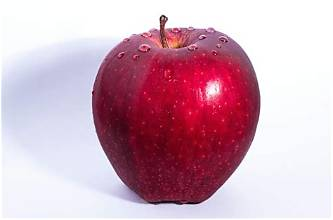
#> input picture Day30/dataset/objects/apple.jpg, 333 x 220 px; its folder holds only this picture in this run
$ python watershed.py
#> lines starting #> are read from the running program, lines starting #| are printed output that depends on the picture; after the words box and inside, x2 and y2 are one past the last pixel; in counts of white or black regions, pixels touching at a corner belong together

import cv2
import os
import numpy as np

# Main project folder
BASE_DIR = os.path.dirname(os.path.dirname(os.path.abspath(__file__)))

DATASET_DIR = os.path.join(BASE_DIR, "dataset", "objects")
OUTPUT_DIR = os.path.join(BASE_DIR, "outputs", "watershed")

os.makedirs(OUTPUT_DIR, exist_ok=True)


def apply_watershed(image_path):

#> called with image_path = 'Day30/dataset/objects/apple.jpg'
    image = cv2.imread(image_path)
#> image is the input picture: shape (220, 333, 3); mean B, G, R 187.7, 172.2, 208.2

    if image is None:
        print("Image could not be loaded:", image_path)
        return

    # Convert image to grayscale
    gray = cv2.cvtColor(image, cv2.COLOR_BGR2GRAY)
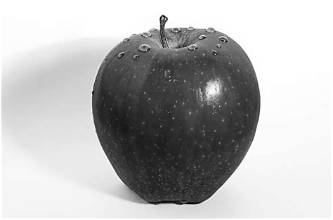
#> gray: shape (220, 333); min 4, max 255, mean 184.7

    # Apply Otsu thresholding
    _, binary = cv2.threshold(
        gray, 0, 255,
        cv2.THRESH_BINARY_INV + cv2.THRESH_OTSU
    )
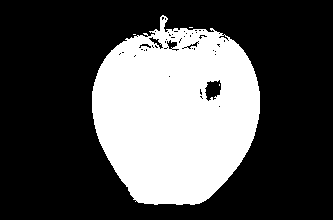
#> binary: shape (220, 333); 31.9% white; 4 white regions (3 under 20 px), largest, box (x1, y1, x2, y2) and area: (92, 15, 260, 205) 23346

    # Remove noise using morphological opening
    kernel = np.ones((3, 3), np.uint8)

    opening = cv2.morphologyEx(
        binary,
        cv2.MORPH_OPEN,
        kernel,
        iterations=2
    )
#> opening: shape (220, 333); 31.1% white; 3 white regions, box (x1, y1, x2, y2) and area: (92, 30, 260, 205) 22631, (155, 29, 169, 43) 142, (160, 20, 165, 27) 35

    # Find sure background area
    sure_background = cv2.dilate(
        opening,
        kernel,
        iterations=3
    )
#> sure_background: shape (220, 333); 35% white; 1 white region, box (x1, y1, x2, y2) and area: (89, 17, 263, 208) 25650

    # Find sure foreground area using distance transform
    distance = cv2.distanceTransform(
        opening,
        cv2.DIST_L2,
        5
    )
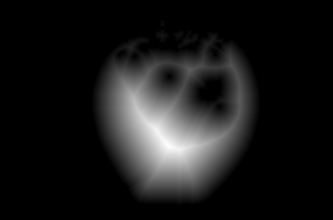
#> distance: shape (220, 333) float32; min 0, max 58, mean 5.7; drawn with min black and max white

    _, sure_foreground = cv2.threshold(
        distance,
        0.4 * distance.max(),
        255,
        0
    )
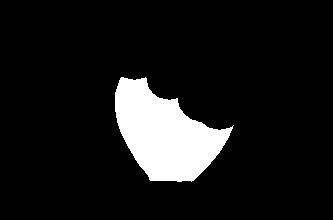
#> sure_foreground: shape (220, 333) float32; 9.8% white; 1 white region, box (x1, y1, x2, y2) and area: (115, 77, 234, 182) 7182

    sure_foreground = np.uint8(sure_foreground)

    # Find unknown region
    unknown = cv2.subtract(
        sure_background,
        sure_foreground
    )
#> unknown: shape (220, 333); 25.2% white; 1 white region, box (x1, y1, x2, y2) and area: (89, 17, 263, 208) 18468

    # Label foreground regions
    _, markers = cv2.connectedComponents(sure_foreground)

    # Add one to all labels
    markers = markers + 1

    # Mark unknown region as zero
    markers[unknown == 255] = 0
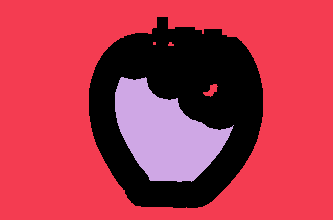
#> markers: shape (220, 333) int32; 3 distinct labels, from 0 to 2; one colour per label, 0 black

    # Apply Watershed Algorithm
    markers = cv2.watershed(image, markers)
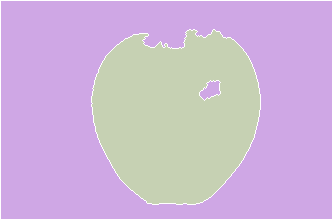
#> markers: shape (220, 333) int32; 3 distinct labels, from -1 to 2; one colour per label, 0 black, -1 white

    # Highlight boundaries in red
    result = image.copy()
    result[markers == -1] = [0, 0, 255]
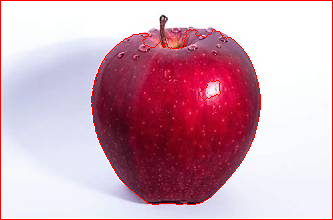
#> result: shape (220, 333, 3); 2.33% of pixels changed, all inside (x1, y1, x2, y2) = (0, 0, 333, 220)

    filename = os.path.splitext(os.path.basename(image_path))[0]

    output_path = os.path.join(
        OUTPUT_DIR,
        filename + "_watershed.jpg"
    )

    cv2.imwrite(output_path, result)

    print("Watershed applied:", filename)


def main():

    print("WATERSHED SEGMENTATION")
    print("----------------------")

    total_images = 0

    for filename in os.listdir(DATASET_DIR):

        if filename.lower().endswith((".jpg", ".jpeg", ".png")):

            image_path = os.path.join(DATASET_DIR, filename)

            apply_watershed(image_path)
            total_images += 1

    print("\nProcessing completed!")
    print("Total images processed:", total_images)
    print("Results saved in outputs/watershed")


if __name__ == "__main__":
    main()

$ run again, on Day30/dataset/objects/ball.jpg
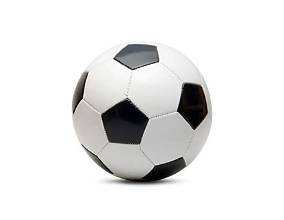
#> input picture Day30/dataset/objects/ball.jpg, 284 x 220 px
#> in apply_watershed, image is the input picture: shape (220, 284, 3); mean B, G, R 231.4, 231.6, 231.8
#> binary: shape (220, 284); 7.5% white; 11 white regions (6 under 20 px), largest, box (x1, y1, x2, y2) and area: (101, 98, 150, 145) 1575, (177, 83, 208, 130) 1020, (81, 144, 186, 184) 988, (113, 44, 159, 70) 803, (72, 72, 88, 115) 267
#> opening: shape (220, 284); 6.8% white; 5 white regions, box (x1, y1, x2, y2) and area: (102, 99, 148, 145) 1564, (178, 83, 208, 128) 1010, (124, 158, 186, 184) 769, (116, 44, 159, 66) 703, (73, 78, 86, 106) 217
#> sure_background: shape (220, 284); 10.6% white; 5 white regions, box (x1, y1, x2, y2) and area: (99, 96, 151, 148) 2152, (175, 80, 211, 131) 1496, (121, 155, 189, 187) 1334, (113, 41, 162, 69) 1141, (70, 75, 89, 109) 499
#> unknown: shape (220, 284); 9.1% white; 5 white regions, box (x1, y1, x2, y2) and area: (99, 96, 151, 148) 1550, (121, 155, 189, 187) 1334, (175, 80, 211, 131) 1236, (113, 41, 162, 69) 1077, (70, 75, 89, 109) 499
#> in apply_watershed, `markers = cv2.watershed(image, markers)`:
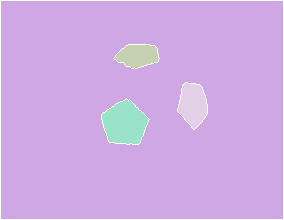
#> markers: shape (220, 284) int32; 5 distinct labels, from -1 to 4; one colour per label, 0 black, -1 white
#> in apply_watershed, `result[markers == -1] = [0, 0, 255]`:
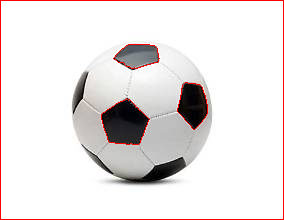
#> result: shape (220, 284, 3); 2.16% of pixels changed, all inside (x1, y1, x2, y2) = (0, 0, 284, 220)

$ run again, on Day30/dataset/objects/bottle.jpg
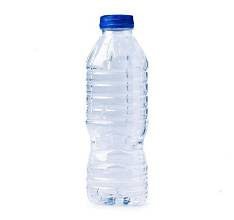
#> input picture Day30/dataset/objects/bottle.jpg, 234 x 220 px
#> in apply_watershed, image is the input picture: shape (220, 234, 3); mean B, G, R 249.8, 246.2, 244.3
#> in apply_watershed, `_, binary = cv2.threshold( gray, 0, 255, cv2.THRESH_BINARY_INV + cv2.T..`:
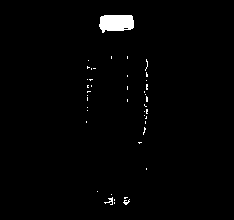
#> binary: shape (220, 234); 1.4% white; 43 white regions (40 under 20 px), largest, box (x1, y1, x2, y2) and area: (99, 15, 134, 33) 518, (104, 197, 113, 205) 28, (123, 199, 130, 205) 20
#> opening: shape (220, 234); 0.97% white; 1 white region, box (x1, y1, x2, y2) and area: (100, 15, 134, 31) 500
#> sure_background: shape (220, 234); 1.6% white; 1 white region, box (x1, y1, x2, y2) and area: (97, 12, 137, 34) 840
#> unknown: shape (220, 234); 1.2% white; 1 white region, box (x1, y1, x2, y2) and area: (97, 12, 137, 34) 595
#> in apply_watershed, `result[markers == -1] = [0, 0, 255]`:
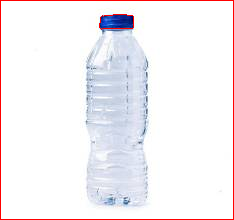
#> result: shape (220, 234, 3); 1.93% of pixels changed, all inside (x1, y1, x2, y2) = (0, 0, 234, 220)
